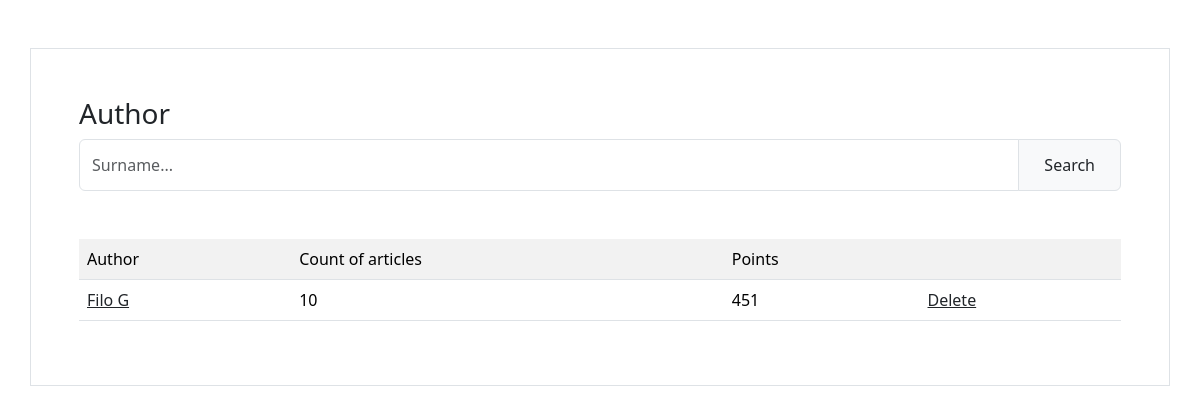
The app's page /, older data.
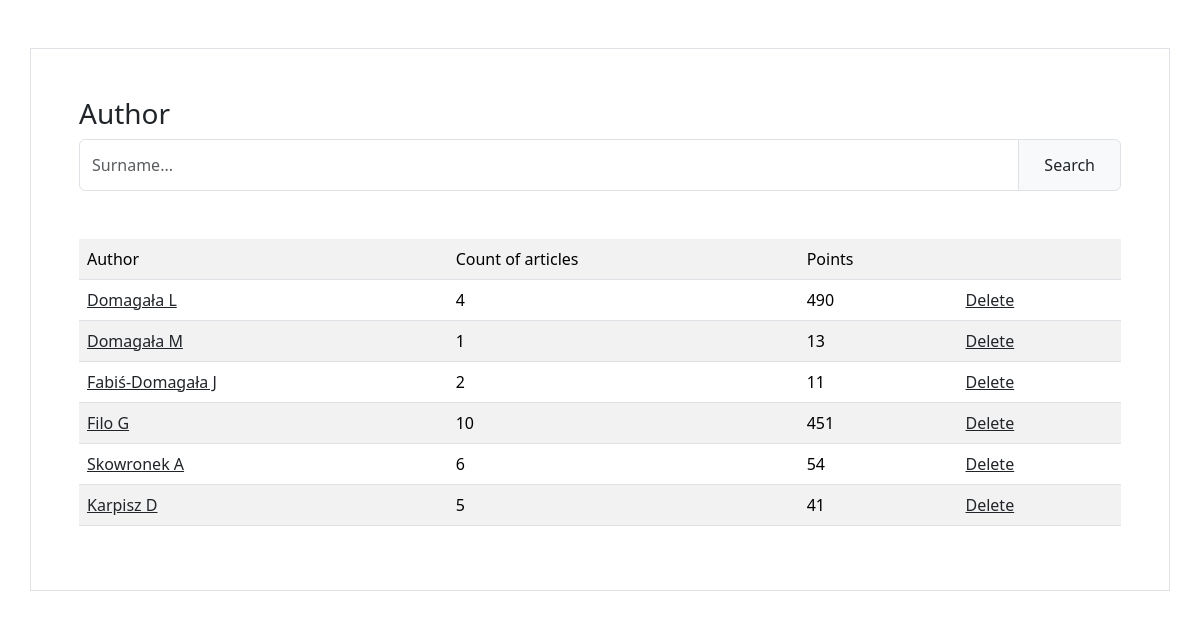
The same page, newer data.
### biblos/models.py (models this page shows)
class Author(models.Model):
    name = models.CharField(max_length = 200, blank=True, null=True, unique = True)
    class Meta:
        db_table = 'author'

### biblos/views.py (the view)
# urls.py: path('', views.dashboard, name='dashboard'),
def dashboard(request):
    authors = Author.objects.all()
    dict = {}
    for author in authors:
        articles = Article.objects.filter(author=author, points__gt=0)
        points = 0
        for article in articles:
            points += article.points
        articles_count = articles.count()
        if points > 0:
            dict.update({author: [points, articles_count]})
    return render(request, 'biblos/dashboard.html', context={'dict': dict})

### biblos/templates/biblos/dashboard.html (shortened to what this page needs)
{% extends 'biblos/base.html' %}
{% block content %}
<div class="container p-5 my-5 border">
    <form action="search/" method="POST">
        <p class="h3">Author</p>
        <div class="input-group">
            <input id="author" type="text" name="author" class="form-control" placeholder="Surname...">
            <span class="input-group-text"><button type="submit" class="btn" onClick=BlurPage()>Search</button></span>
        </div>
    </form>
    <br>
    <br>
    {% if dict %}
    <table class="table table-striped">
        <tr>
            <td>Author</td>
            <td>Count of articles</td>
            <td>Points</td>
            <td></td>
        </tr>
        {% for author, values in dict.items %}
        <tr>
            <td><a href="{% url 'articles' id=author.id %}" class="link-dark">{{author.name}}</a></td>
            <td>{{values.1}}</td>
            <td>{{values.0}}</td>
            <td><a href="{% url 'delete' id=author.id %}" class="link-dark">Delete</a></td>
        </tr>
        {% endfor %}
    </table>
    {% endif %}
</div>
{% endblock %}

Row changes from the older to the newer data that the page shows:
added Author: name "Domagała L", values "4", values "490"
added Author: name "Domagała M", values "1", values "13"
added Author: name "Fabiś-Domagała J", values "2", values "11"
added Author: name "Skowronek A", values "6", values "54"
added Author: name "Karpisz D", values "5", values "41"
